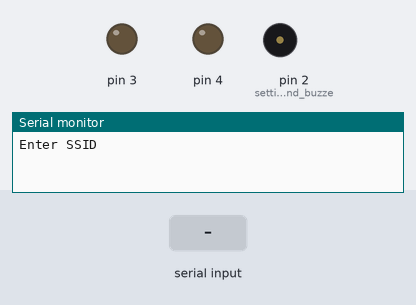
This sketch was run on a simulated Arduino Uno, built with avr-gcc and run on an emulated ATmega328P. Shown: output pins drawn as LEDs (lit = HIGH), buzzer (waves = sounding, pin HIGH), the last lines printed to the serial monitor. The test bench sets the inputs (shaded band).

Above: at 0.9 s.
1.0 s: "*\n" received over Serial
3.5 s: byte 42 ('*') received over Serial
6.0 s: "1\n" received over Serial
At 8.5 s:
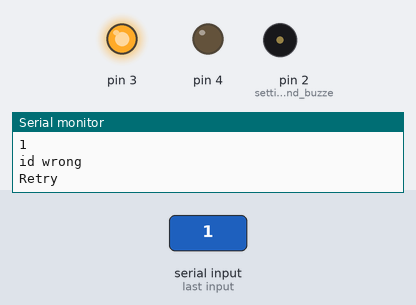
9.0 s: byte 42 ('*') received over Serial
At 10.8 s:
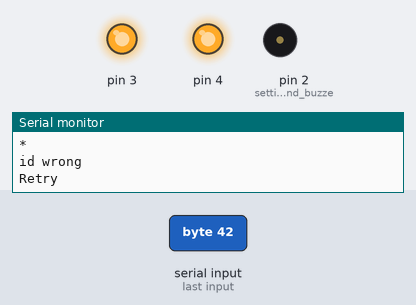
Timing chart, 0 to 12.5 s (numbered marks = the images above; inputs shaded):
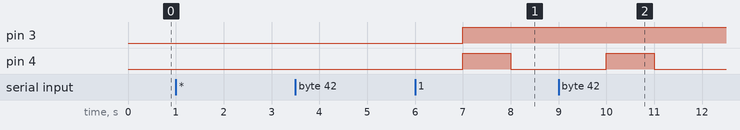

The sketch:

id_password.ino
```cpp
//program to enter an id and password and verfiy it every time we enter::

#define led1 2  //defining the led and buzzer
#define led2 3
#define buzzer 4

String SSID, PASS;

void setup() {       // Enter the  code here, to run once:
  Serial.begin(9600);   //to begin comminucation with serial monitor
  SSID=id();            //Calling the id function
  PASS=pw();            //Calling the password function
  pinMode(2,OUTPUT);    //setting the led and buzzer as OUTPUT
  pinMode(3,OUTPUT);
  pinMode(4,OUTPUT);

}


String id()    //function for id
{
  Serial.print("Enter SSID\n");
  check:
  char ch=Serial.read();
  if(ch=='*')
  {
    String str=Serial.readString();
    Serial.print("Your ID - ");
    Serial.print(str);
    Serial.print("\n");
    return str;
  }
  else {
    goto check;
  }
}
String pw(){     //function for password
  Serial.print("Enter password");
  Serial.print("\n");
  check:
  char ch= Serial.read();
  if(ch=='*')
  {
    String str=Serial.readString();
    Serial.print("YOUR PASSWORD - ");
    Serial.println(str);
    Serial.println("Enter id to login");
    return str;
  }
  else
  goto check;
}

void loop() {     // Enter the code to be run many times
  String str, a;
  {
  if(Serial.available())    //to make data available in serial monitor:
  {
    str=Serial.readString();    //store the data in String str:
    Serial.print(str);          //print the data:
    Serial.print("\n");
    if(str==SSID)           //if the data available matches with the ID
    {
      Serial.println("Now enter password to unlock ");    //then enter the password
      //delay(3000);

   {
   a=Serial.readString();
   Serial.print(a);
   Serial.print("\n");
   delay(5000);
   {
    if(a==PASS)     //if password matches then welcome in & green led is on::
    {
      Serial.println("WELCOME IN!");
      digitalWrite(2, HIGH);
      //delay(1000);
      digitalWrite(3, LOW);
      }
   else if(a!=PASS)   //if password does not match then retry, red led is on and buzzer sounds::
        {
          Serial.println("Wrong password \nRetry");
          digitalWrite(3, HIGH);
         // delay(1000);
          digitalWrite(2, LOW);
          digitalWrite(4, LOW);
          digitalWrite(4, HIGH);
          delay(1000);
          digitalWrite(4, LOW);

          }
   }
    }
    }
    else if(str!=SSID)   //if the entered id is not right then reenter it and in this the red led is on and buzzer sounds::
    {
      Serial.println("id wrong");
      Serial.println("Retry");
       digitalWrite(3, HIGH);
      // delay(1000);
       digitalWrite(2, LOW);
       digitalWrite(4, HIGH);
      delay(1000);
       digitalWrite(4, LOW);
       }
}
}
}
```

Measured:
- after the input at 6.0 s, pin 3: LOW → HIGH after 1.0 s; pin 4: LOW → HIGH after 1.0 s, → LOW 1.0 s later
- after the input at 9.0 s, pin 4: LOW → HIGH after 1.0 s, → LOW 1.0 s later
